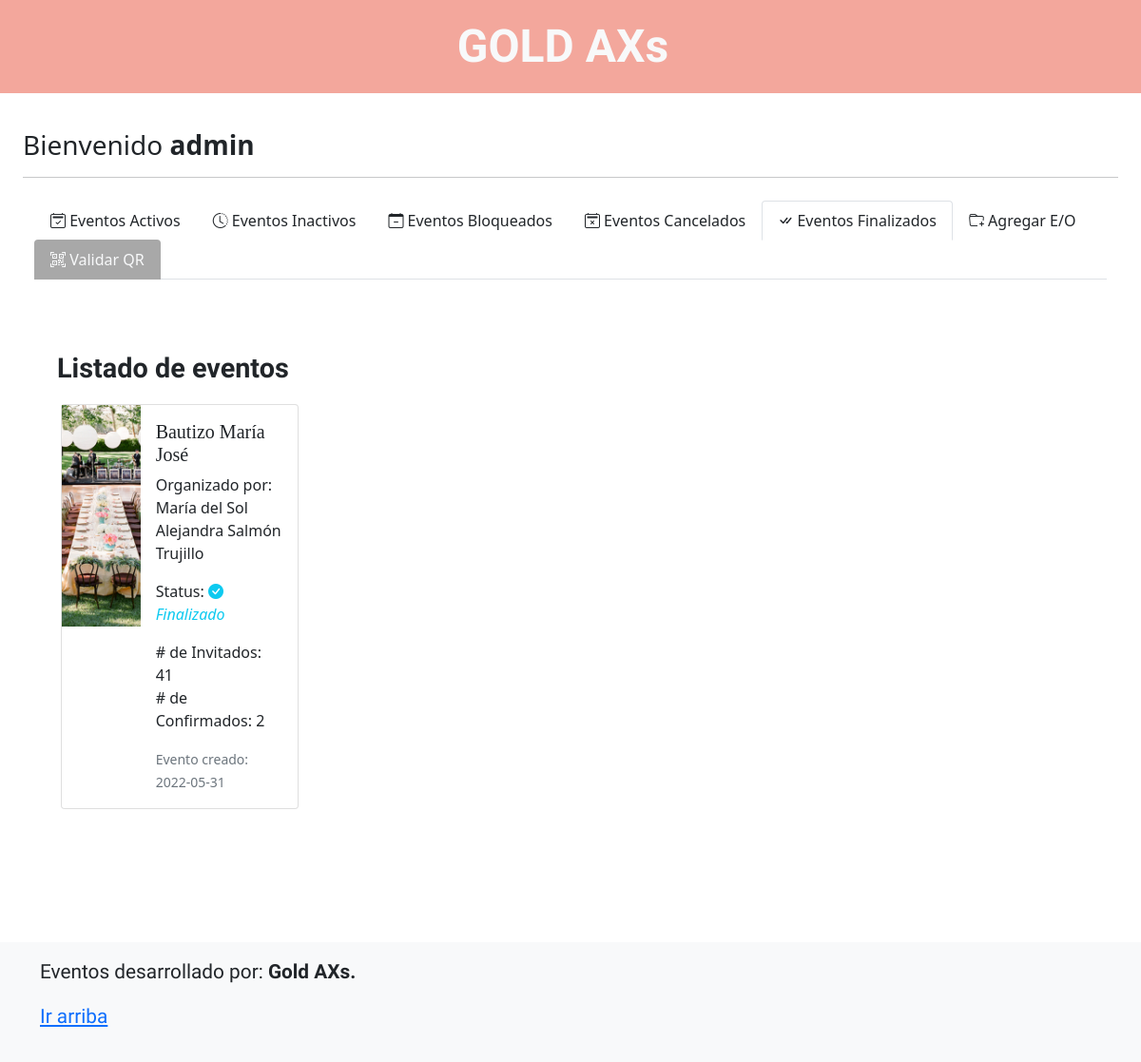
/e-finalizados.php (signed in), run on the app's committed database.
### tables this page shows
CREATE TABLE `eventos` (
  `id` int(11) NOT NULL,
  `nombre_e` varchar(50) NOT NULL,
  `tipo_e` int(11) NOT NULL,
  `no_invitados` int(11) NOT NULL,
  `no_confirmados` int(11) NOT NULL,
  `status_e` int(11) NOT NULL,
  `fecha_e` date NOT NULL,
  `id_organizador` int(11) NOT NULL
);

CREATE TABLE `organizadores` (
  `id` int(11) NOT NULL,
  `apellido_p` varchar(20) NOT NULL,
  `apellido_m` varchar(20) NOT NULL,
  `nombres` varchar(50) NOT NULL,
  `telefono` varchar(10) NOT NULL,
  `correo_e` varchar(50) NOT NULL,
  `rfc` varchar(13) NOT NULL,
  `razon_social` varchar(100) DEFAULT NULL
);

### prcd/query/qwery_eventos.php (called while the page is built, shortened)
<?php
$sqlEvent_f = "SELECT * FROM eventos WHERE id_organizador='$id' AND status_e = 5";
$sqlResultEvent_f = $conn->query($sqlEvent_f);
?>

### e-finalizados.php (the view, shortened to what this page needs)
<?php
    $id = $_SESSION['id'];
    $nombre = $_SESSION['nombre'];
    include('prcd/qconn/qc.php');
?>
<!doctype html>
<html lang="en">
<head>
    <link rel="stylesheet" href="https://cdn.jsdelivr.net/npm/bootstrap-icons@1.8.1/font/bootstrap-icons.css">
    <link href="../assets/dist/css/bootstrap.min.css" rel="stylesheet">
    <link href="blog.css" rel="stylesheet">
    <link href="navbar-top-fixed.css" rel="stylesheet">
</head>
<nav class="navscroll navbar navbar-expand-md fixed-top" style="background-color:#f3a79c">
    <div class="container-fluid justify-content-center">
        <a class="navbar-brand text-light" style="font-size:3rem; font-family: 'Josefin Sans', sans-serif;"
            href="#"><strong>GOLD AXs </strong></a>
    </div>
</nav>
<body class="d-flex flex-column min-vh-100 mt-3">
    <main class="container-fluid w-100 mt-5 mb-5">
        <div class="container-fluid w-100 mb-3">
            <p class="h3">Bienvenido <strong><?php echo $nombre ?></strong></p>
            <hr>
            <nav class="navbar navbar-expand-md">
                <div class="container-fluid justify-content-center">
                    <div class="collapse navbar-collapse" id="navbarNav">
                        <ul class="nav nav-tabs">
                            <li class="nav-item">
                                <a class="nav-link text-dark" href="index.php"><i class="bi bi-calendar2-check"></i> Eventos Activos</a>
                            </li>
                            <li class="nav-item">
                                <a class="nav-link text-dark" href="e-inactivos.php"><i class="bi bi-clock-history"></i> Eventos Inactivos</a>
                            </li>
                            <li class="nav-item">
                                <a class="nav-link text-dark" href="e-bloqueados.php"><i class="bi bi-calendar-minus"></i> Eventos Bloqueados</a>
                            </li>
                            <li class="nav-item">
                                <a class="nav-link text-dark" href="e-cancelados.php"><i class="bi bi-calendar2-x"></i> Eventos Cancelados</a>
                            </li>
                            <li class="nav-item">
                                <a class="nav-link text-dark active" aria-current="page" href="e-finalizados.php"><i class="bi bi-check-all"></i> Eventos Finalizados</a>
                            </li>
                            <li class="nav-item">
                                <a class="nav-link text-dark" href="addnew.php"><i class="bi bi-folder-plus"></i> Agregar E/O</a>
                            </li>
                            <li class="nav-item">
                                <a href="qrvalidar.php" class="nav-link text-light" style="background-color: #A8A8A8"><i class="bi bi-qr-code-scan"></i> Validar QR</a>
                            </li>
                        </ul>
                    </div>
                </div>
            </nav>
        </div>
        <div class="p-4 p-md-5 mb-4 text-dark rounded">
            <div class="col-sm-6 px-0">
                <a style="font-size: 1.8rem; font-family: 'Josefin Sans', sans-serif;"><strong>Listado de
                        eventos</strong></a>
            </div>
            <div class="container-fluid rounded-3 p-1 mt-2">
                <div class="mt-1">
                    <div class="row">
                    <?php
                        include('prcd/query/qwery_eventos.php');
                        while ($rowSqlEvent_f = $sqlResultEvent_f->fetch_assoc()){
                            echo'
                            <div class="col-sm-3">
                                <a href="home_config.php?id='.$rowSqlEvent_f['id'].'" class="text-dark" style="text-decoration: none;">
                                <div class="card mb-3" style="max-width: 540px;">
                                    <div class="row g-0">
                                        <div class="col-sm-4">
                                            <img src="img/evento.png" style="width: 100%; height: 233px; object-fit: cover; object-position:center; background-repeat: no-repeat;" alt="...">
                                        </div>
                                        <div class="col-sm-8">
                                            <div class="card-body">
                                                <h5 class="card-title">'.$rowSqlEvent_f['nombre_e'].'</h5>';
                                                $idOrganizador = $rowSqlEvent_f['id_organizador'];
                                                $sqlOrganizador = "SELECT * FROM organizadores WHERE id = '$idOrganizador'";
                                                $sqlResultOrganizador = $conn->query($sqlOrganizador);
                                                $rowSqlOrganizador = $sqlResultOrganizador->fetch_assoc();
                                                echo '<p>Organizado por: '.$rowSqlOrganizador['nombres'].' '.$rowSqlOrganizador['apellido_p'].' '.$rowSqlOrganizador['apellido_m'].'</p>';
                                               if($rowSqlEvent_f['status_e'] == 5){
                                                    echo '<p class="card-text">Status: <i class="bi bi-check-circle-fill text-info"> Finalizado</i></p>';
                                                }
                                                else{
                                                    echo '<p class="card-text">Status: <i class="bi bi-check-circle-fill text-danger"> Inactivo</i></p>';
                                                }
                                                $idEvento = $rowSqlEvent_f['id'];
                                                $sqlContarEvento = "SELECT * FROM invitados WHERE id_evento = '$idEvento'";
                                                $sqlResultContarE = $conn->query($sqlContarEvento);
                                                $rowInvitado = $sqlResultContarE->num_rows;
                                                $sqlContarConfirmado = "SELECT * FROM invitados WHERE id_evento = '$idEvento' AND confirmacion = 1";
                                                $sqlResultContarConfirmado = $conn->query($sqlContarConfirmado);
                                                $rowConfirmado = $sqlResultContarConfirmado->num_rows;
                                                echo '<p class="card-text mt-0"># de Invitados: '.$rowInvitado.' <br># de Confirmados: '.$rowConfirmado.'</p>
                                                <p class="card-text"><small class="text-muted">Evento creado: '.$rowSqlEvent_f['fecha_e'].'</small></p>
                                            </div>
                                        </div>
                                    </div>
                                </div>
                                </a>
                            </div>';
                        }
                        ?>
                    </div>
                </div>
            </div>
        </div>
    </main>
    <footer class="footer mt-auto py-3 bg-light"
        style="font-size:1.3rem; font-family: 'Josefin Sans', sans-serif;">
        <div class="container">
            <p>Eventos desarrollado por: <strong>Gold AXs.</strong>
            </p>
            <p>
                <a href="#">Ir arriba</a>
            </p>
        </div>
    </footer>
</body>
</html>

### blog.css (style rules this page uses)
h1, h2, h3, h4, h5, h6 { font-family: "Playfair Display", Georgia, "Times New Roman", serif; }

### navbar-top-fixed.css (style rules this page uses)
body { min-height: 75rem; padding-top: 4.5rem; }

### e-finalizados.php (style rules this page uses)
.navbar-brand { color: #7B8DAB; }
.navscroll { background-color: rgba(0, 0, 0, 0.9); color: yellow; transition: background-color 500ms, color 500ms; text-decoration: none; }

### data on the page
eventos: nombre_e "Bautizo María José", id_organizador.nombres "María del Sol Alejandra", id_organizador.apellido_p "Salmón", id_organizador.apellido_m "Trujillo", shows "Status:", status_e "Finalizado", rowInvitado "41", rowConfirmado "2", fecha_e "2022-05-31"

### other printed values
$nombre "admin"
